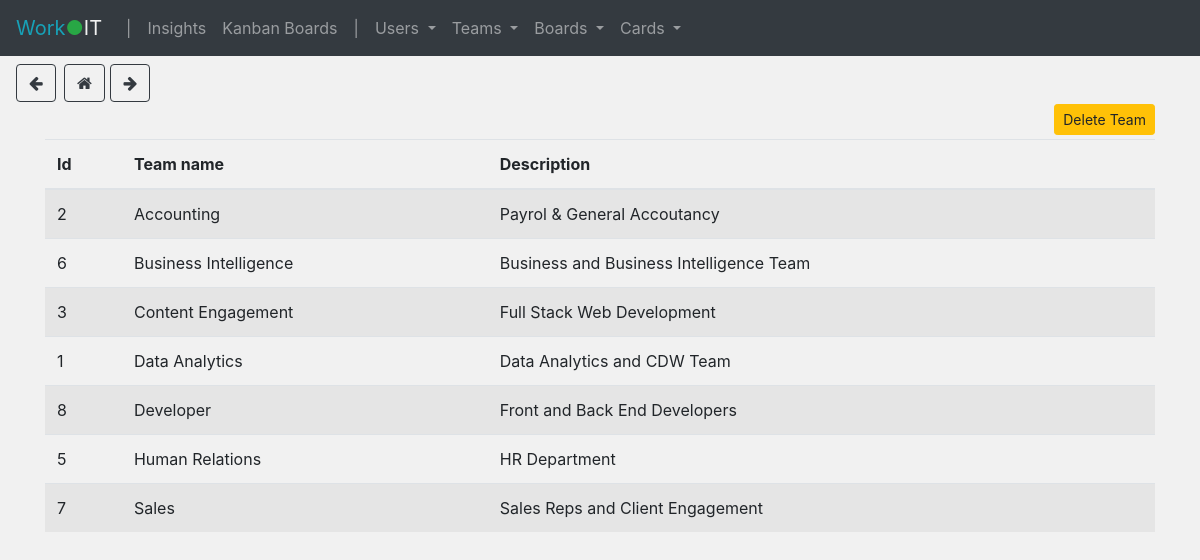
The app's page /team_list with its own data.
### tables this page shows
CREATE TABLE team(id INTEGER PRIMARY KEY AUTOINCREMENT,name TEXT,description TEXT);

### app.py (the view)
@app.route('/team_list')
def team_list():
    users, teams = get_users(), get_teams()
    return render_template('team_list.html', users=users, teams=teams)

### scripts.py (called while the page is built)
def get_teams():
    con_teams = sqlite3.connect("database.db")
    con_teams.row_factory = sqlite3.Row
    cur = con_teams.cursor()
    cur.execute("SELECT * FROM team ORDER BY name")
    teams = cur.fetchall()
    con_teams.close()
    return teams

def get_users():
    con_users = sqlite3.connect("database.db")
    con_users.row_factory = sqlite3.Row
    cur = con_users.cursor()
    cur.execute("SELECT * FROM user ORDER BY name")
    users = cur.fetchall()
    con_users.close()
    return users

### templates/team_list.html (shortened to what this page needs)
{% extends "base.html" %}
{% block head %}
    {{ super() }}
{% endblock %}
{% block content %}
    <div class="text-right mt-5 mb-1">
        <button type="button" class="btn btn-warning btn-sm" data-toggle="modal" data-target="#delete-team">
            Delete Team
        </button>
    </div>
    <table class="table table-striped">
        <thead>
        <tr>
            <th>Id</th>
            <th>Team name</th>
            <th>Description</th>
        </tr>
        </thead>
        <tbody>
        {% for team in teams %}
            <tr>
                <td>{{ team['id'] }}</td>
                <td>{{ team['name'] }}</td>
                <td>{{ team['description'] }}</td>
            </tr>
        {% endfor %}
        </tbody>
    </table>
{% endblock %}

### static/insights.css (style rules this page uses)
body { opacity: 1; transition: 0.7s opacity; background-color: #f1f1f1; }

### records on screen
team: id "2", name "Accounting", description "Payrol & General Accoutancy"
team: id "6", name "Business Intelligence", description "Business and Business Intelligence Team"
team: id "3", name "Content Engagement", description "Full Stack Web Development"
team: id "1", name "Data Analytics", description "Data Analytics and CDW Team"
team: id "8", name "Developer", description "Front and Back End Developers"
team: id "5", name "Human Relations", description "HR Department"
team: id "7", name "Sales", description "Sales Reps and Client Engagement"
